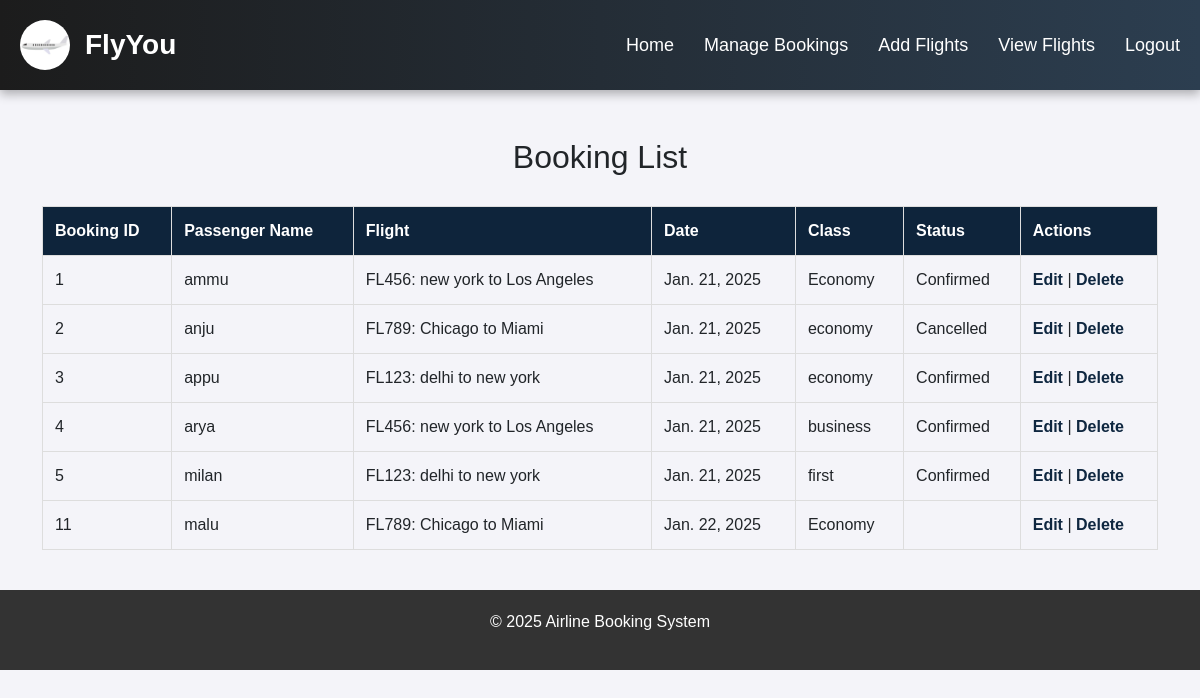
/manage_bookings/ (signed in), run on an earlier commit of the app's database.
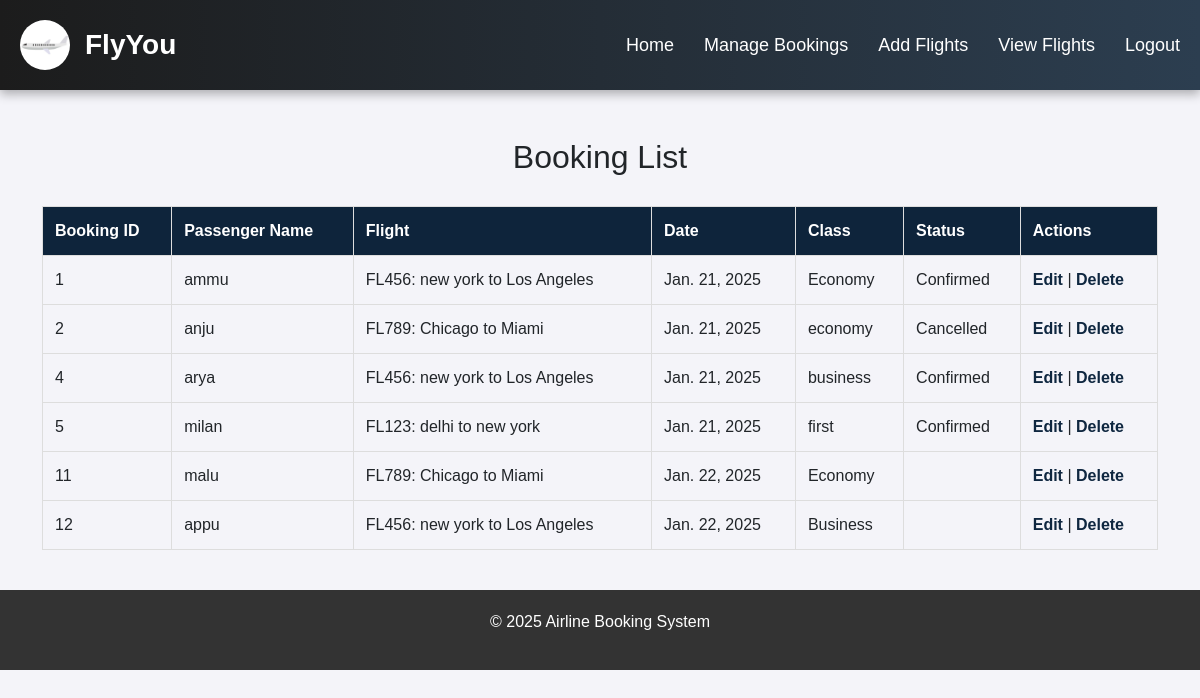
And on a later commit of the database.
### app/models.py (models this page shows)
class Booking(models.Model):
    user = models.ForeignKey(User, on_delete=models.CASCADE)
    passenger_name = models.CharField(max_length=100)
    flight = models.ForeignKey(Flight, on_delete=models.CASCADE)
    date = models.DateField()
    status = models.CharField(max_length=20, choices=[('Confirmed', 'Confirmed'),('Cancelled', 'Cancelled'),])
    class_type = models.CharField(max_length=50)

class Flight(models.Model):
    flight_number = models.CharField(max_length=100)
    origin = models.CharField(max_length=100)
    destination = models.CharField(max_length=100)
    departure_time = models.DateTimeField()
    arrival_time = models.DateTimeField()
    economy_seats = models.IntegerField(default=0)
    business_seats = models.IntegerField(default=0)
    first_class_seats = models.IntegerField(default=0)
    economy_price = models.DecimalField(max_digits=10, decimal_places=2)
    business_price = models.DecimalField(max_digits=10, decimal_places=2)
    first_class_price = models.DecimalField(max_digits=10, decimal_places=2)
    available_seats = models.IntegerField(default=0)
    def __str__(self):
        return f"{self.flight_number}: {self.origin} to {self.destination}"

### app/views.py (the view)
# urls.py: path('manage_bookings/', views.manage_bookings, name='manage_bookings'),
@login_required
def manage_bookings(request):
    bookings = Booking.objects.all()
    return render(request, "admin/manage_booking.html", {"bookings": bookings})

### templates/admin/manage_booking.html (shortened to what this page needs)
<!DOCTYPE html>
<html lang="en">
<head>
    {% load static %}
    <link href="https://cdn.jsdelivr.net/npm/bootstrap@5.3.3/dist/css/bootstrap.min.css" rel="stylesheet">
</head>
<body>
    <nav>
        <div class="navbar-container">
            <div class="navbar-brand">
                <img src="{% static 'images/flightlogo.png' %}" alt="Logo" class="logo">
                <span class="brand-name">FlyYou</span>
            </div>
            <ul class="navbar-links">
                <li class="nav-item">
                    <a href="{% url 'admin_home' %}">Home</a>
                </li>
                <li class="nav-item">
                    <a class="nav-link" href="{% url 'manage_bookings' %}">Manage Bookings</a>
                </li>
                <li class="nav-item">
                    <a class="nav-link" href="{% url 'add_flight' %}">Add Flights</a>
                </li>
                <li class="nav-item">
                    <a class="nav-link" href="{% url 'flight_list' %}">View Flights</a>
                </li>
                <li class="nav-item">
                    <a class="nav-link" href="{% url 'user_logout' %}">Logout</a>
                </li>
            </ul>
        </div>
    </nav>
    <main class="container mt-5">
        <section>
            <h2 class="text-center mb-4">Booking List</h2>
            <table>
                <thead>
                    <tr>
                        <th>Booking ID</th>
                        <th>Passenger Name</th>
                        <th>Flight</th>
                        <th>Date</th>
                        <th>Class</th>
                        <th>Status</th>
                        <th>Actions</th>
                    </tr>
                </thead>
                <tbody>
                    {% for booking in bookings %}
                    <tr>
                        <td>{{ booking.id }}</td>
                        <td>{{ booking.passenger_name }}</td>
                        <td>{{ booking.flight }}</td>
                        <td>{{ booking.date }}</td>
                        <td>{{ booking.class_type }}</td>
                        <td>{{ booking.status }}</td>
                        <td>
                            <a href="{% url 'edit_booking' booking.id %}">Edit</a> |
                            <a href="{% url 'delete_booking' booking.id %}">Delete</a>
                        </td>
                    </tr>
                    {% empty %}
                    <tr>
                        <td colspan="6" class="text-center">No bookings available.</td>
                    </tr>
                    {% endfor %}
                </tbody>
            </table>
        </section>
    </main>
    <footer>
        <p>&copy; 2025 Airline Booking System</p>
    </footer>
</body>
</html>

### templates/admin/manage_booking.html (style rules this page uses)
body { font-family: Arial, sans-serif; background-color: #f4f4f9; }
nav { background: linear-gradient(to right, #1c1c1c, #2c3e50); padding: 20px; position: sticky; top: 0; z-index: 1000; box-shadow: 0 4px 10px rgba(0, 0, 0, 0.3); }
.navbar-container { display: flex; justify-content: space-between; align-items: center; max-width: 1200px; margin: 0 auto; }
.navbar-brand { display: flex; align-items: center; }
.navbar-brand .logo { width: 50px; height: 50px; margin-right: 15px; border-radius: 50%; }
.navbar-brand .brand-name { font-size: 28px; font-weight: 600; color: #ffffff; }
.navbar-links { list-style: none; display: flex; gap: 30px; margin: 0; padding: 0; }
.navbar-links li { display: inline-block; }
.navbar-links li a { text-decoration: none; color: #ffffff; font-size: 18px; font-weight: 400; transition: all 0.3s ease-in-out; }
table { width: 100%; border-collapse: collapse; margin: 30px 0; }
table th, table td { padding: 12px; text-align: left; border: 1px solid #ddd; }
table th { background-color: #0e243b; color: #fff; }
table td a { text-decoration: none; color: #0f2740; font-weight: 600; }
footer { text-align: center; padding: 20px; background-color: #333; color: #fff; margin-top: 40px; }

What changed in the data, as far as the page shows it:
removed Booking: id "3", passenger_name "appu", flight "FL123: delhi to new york", date "Jan. 21, 2025", class_type "economy", status "Confirmed"
added Booking: id "12", passenger_name "appu", flight "FL456: new york to Los Angeles", date "Jan. 22, 2025", class_type "Business"
